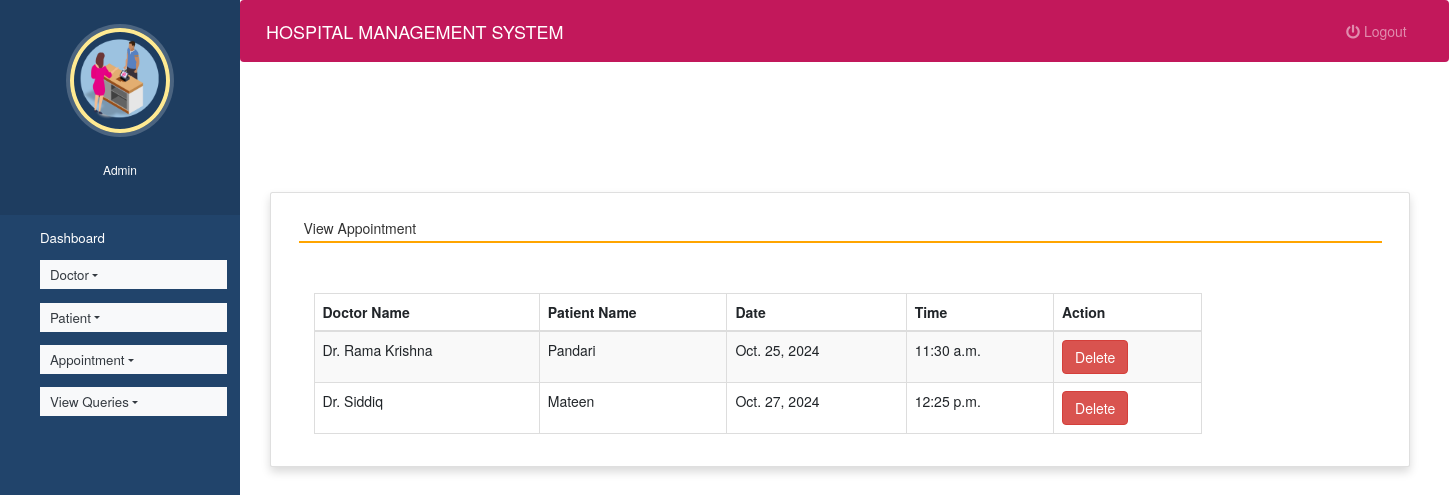
Screenshot of /view_appointment (signed in) with the database file from the repository.
### hospitals/models.py (models this page shows, shortened)
class Appointment(models.Model):
    doctor = models.ForeignKey(Doctor,on_delete=models.CASCADE)
    patient = models.ForeignKey(Patient, on_delete=models.CASCADE)
    date1 = models.DateField()
    time1 = models.TimeField()

class Doctor(models.Model):
    name = models.CharField(max_length=50)
    mobile = models.IntegerField()
    special = models.CharField(max_length=50)
    def __str__(self):
       return self.name;

class Patient(models.Model):
    name = models.CharField(max_length=50)
    gender = models.CharField(max_length=10)
    mobile = models.IntegerField(null=True)
    address = models.CharField(max_length=50)
    def __str__(self):
       return self.name;

### hospitals/views.py (the view)
# urls.py: path('view_appointment', view_appointment, name='view_appointment'),
def view_appointment(request):
    if not request.user.is_staff:
        return redirect('login')
    appointment = Appointment.objects.all()
    d = {'appointment':appointment}
    return render(request,'view_appointment.html', d)

### hospitals/templates/view_appointment.html (shortened to what this page needs)
{% extends 'admin_nav.html' %}
{% load static %}
{% block content %}
<link rel="stylesheet" href="https://maxcdn.bootstrapcdn.com/bootstrap/3.4.1/css/bootstrap.min.css">
  <link rel="stylesheet" href="https://cdnjs.cloudflare.com/ajax/libs/font-awesome/4.7.0/css/font-awesome.min.css">
  <link rel="stylesheet" href="https://use.fontawesome.com/releases/v5.6.3/css/all.css">
<br><br><br><br>
<div class="container card shadow m-5">
    <div class="card-body">
        <h5 class="p-2" style="border-bottom: 2px solid orange">View Appointment</h5>
		<div class="container mt-5">
		<table id="example" class="table table-striped table-bordered table-sm" style="width:80%">
			<thead>
				<tr>
					<th>Doctor Name</th>
					<th>Patient Name</th>
                    <th>Date</th>
					<th>Time</th>
					<th>Action</th>
				</tr>
			</thead>
			<tbody>
            {% for i in appointment %}
			<tr>
				<td>{{i.doctor}}</td>
				<td>{{i.patient}}</td>
				<td>{{i.date1}}</td>
				<td>{{i.time1}}</td>
				<td><a href="{% url 'delete_appointment' i.id %}" onclick="return confirm('Are you ready to delete this record ?')" class="btn btn-danger">Delete</a></td>
			</tr>
			{% endfor %}
			</tbody>
		</table>
	 </div>
	</div>
</div>
{% endblock content %}

### hospitals/static/style.css (style rules this page uses)
body { padding-left: 240px; }

### hospitals/templates/admin_nav.html (style rules this page uses)
a:link { text-decoration: none; }
a { color: white; }
body { padding-left: 240px; }

### rows the page displays
Appointment: doctor "Dr. Rama Krishna", patient "Pandari", date1 "Oct. 25, 2024", time1 "11:30 a.m."
Appointment: doctor "Dr. Siddiq", patient "Mateen", date1 "Oct. 27, 2024", time1 "12:25 p.m."
